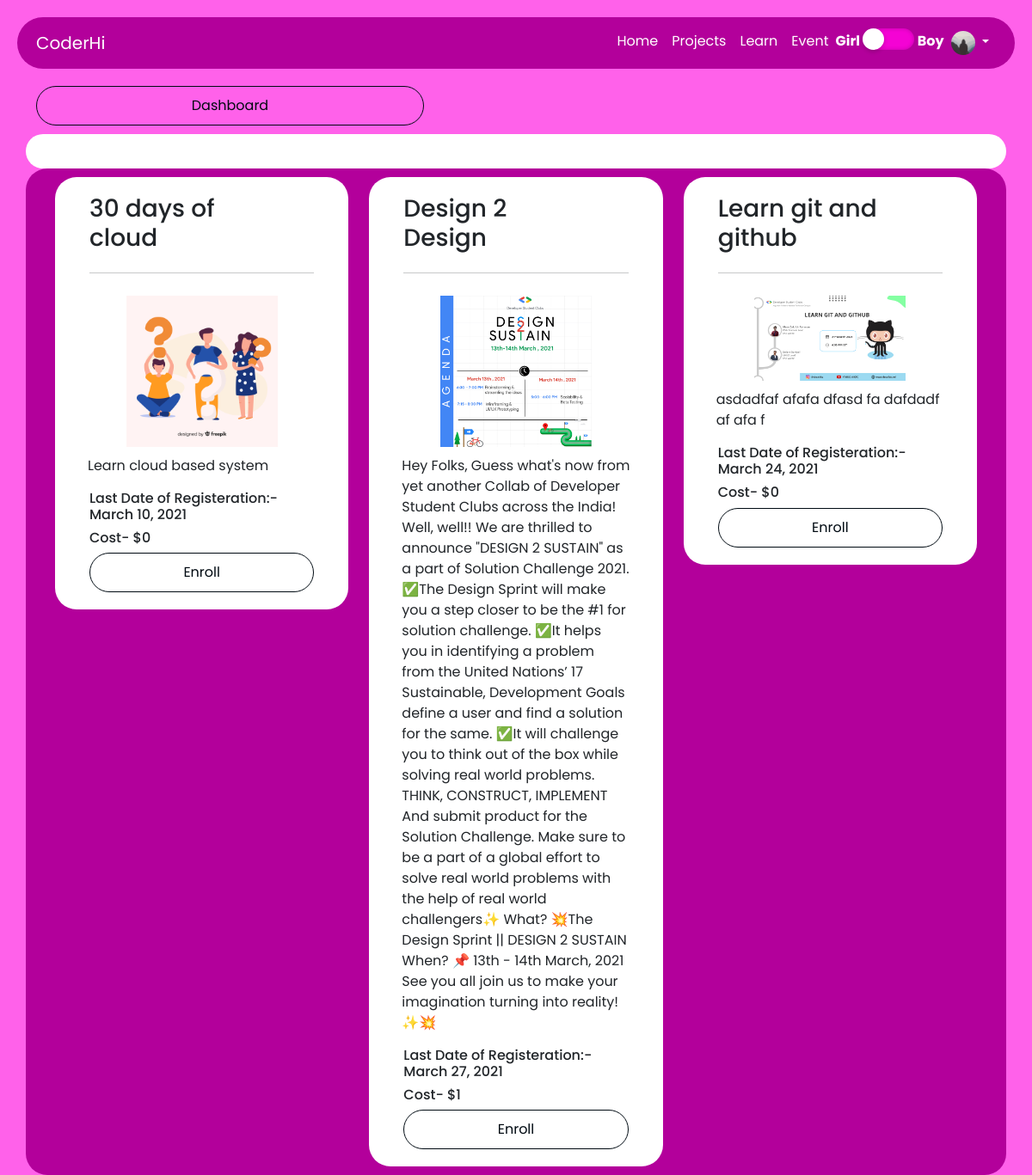
Page /event/ (signed in) on the committed database.
### users/models.py (models this page shows, shortened)
class Profile(models.Model):
    user = models.OneToOneField(User, on_delete=models.CASCADE)
    image = models.ImageField(default='default.jpg',upload_to='profile_pics')

### event/models.py (models this page shows, shortened)
class event(models.Model):
    created_by = models.ForeignKey(User,on_delete=models.CASCADE)
    title = models.CharField(max_length=100)
    description = models.TextField()
    picture = models.ImageField(upload_to='event/pic/')
    cost = models.IntegerField()
    last_day_of_registration = models.DateField(default=timezone.now)
    attend_link = models.CharField(max_length=500)
    userEnrolled = models.ManyToManyField(User,related_name="enrolled_user", blank=True, default=None)

### event/views.py (the view)
# urls.py: path('',eventListView.as_view(),name='event-list'),
class eventListView(ListView):
    model = event
    template_name = 'event-list.html'
    context_object_name = 'events'
    def get_context_data(self, **kwargs):
        context = super().get_context_data(**kwargs)
        event_enrolled = []
        a = eventMaytoMany.objects.filter(userId=self.request.user)
        b = event.objects.filter(Q(last_day_of_registration__gte=datetime.date.today()))
        for i in a:
            if i.eventId in b:
                event_enrolled.append(i)
        context['enrolled_event'] = event_enrolled
        return context

### event/templates/event-list.html (shortened to what this page needs)
{% extends 'base.html' %}
{% block content %}
<div class="row">
  <div class="col-5">
    <a class="event-button" href="{% url 'event-dashboard' %}">Dashboard</a>
  </div>
</div>
<div class="row">
  <div class="blog-sec">
  </div>
</div>
<div class="row">
    <div class="col-12 col-md-12 container-style">
      <div class="col-12">
        <div class="container">
          <div class="row align-items-start">
            {% for event in events %}
            {% if user not in event.userEnrolled.all %}
                <div class="col-12 col-md-4">
                <div class="blog-sec">
                    <div class="row">
                    <div class="col-12 ">
                        <div class="row">
                            <div class="col-10">
                                <h3>{{ event.title }}</h3>
                            </div>
                            <div class="col-2">
                            </div>
                        </div>
                    </div>
                    </div>
                    <hr>
                    <div class="row">
                    <img class="event-pic" src="{{ event.picture.url }}">
                    <p class="blog-text">
                       {{ event.description}}
                    </p>
                    <h6>Last Date of Registeration:- {{ event.last_day_of_registration }}</h6>
                    <h6>Cost- ${{ event.cost }}</h6>
                    </div>
                    <div class="event-button-sec">
                      {% if user not in event.userEnrolled.all %}
                      <a class="event-button" href="{% url 'event-enroll' event.id%}">Enroll</a>
                      {% else %}
                        enrolled
                      {% endif %}
                    </div>
                </div>
                </div>
                {% endif %}
                {% endfor %}
          </div>
        </div>
      </div>
    </div>
  </div>
{% endblock content %}

### mainpage/templates/base.html (shortened to what this page needs)
{% load static %}
<!DOCTYPE html>
<html lang="en">
<head>
<link rel="stylesheet" type="text/css" href="//cdn.jsdelivr.net/npm/slick-carousel@1.8.1/slick/slick.css"/>
<link rel="stylesheet" type="text/css" href="//cdn.jsdelivr.net/npm/slick-carousel@1.8.1/slick/slick-theme.css"/>
  <link href="https://cdn.jsdelivr.net/npm/bootstrap@5.0.0-beta2/dist/css/bootstrap.min.css" rel="stylesheet">
  <link rel="stylesheet" href="https://cdnjs.cloudflare.com/ajax/libs/font-awesome/5.10.2/css/all.min.css">
  <link rel="stylesheet" href="https://cdnjs.cloudflare.com/ajax/libs/font-awesome/5.10.2/css/font-awesome.min.css">
  <link id="theme" rel="stylesheet" href="{% static 'css/girls-theme.css' %}">
  <link rel="stylesheet" href="{% static 'css/index.css' %}">
</head>
<body>
  <nav class="navbar navbar-expand-lg navbar-light bg-light">
    <div class="container">
      <a class="navbar-brand" href="{% url 'blog-list' %}">CoderHi</a>
      <div class="collapse navbar-collapse" id="navbarSupportedContent">
        <ul class="navbar-nav ms-auto">
          <li class="nav-item">
            <a class="nav-link active" aria-current="page" href="{% url 'blog-list' %}">Home</a>
          </li>
          <li class="nav-item">
            <a class="nav-link" href="{% url 'project-list' %}">Projects</a>
          </li>
          <li class="nav-item">
            <a class="nav-link" href="{% url 'course-list' %}">Learn</a>
          </li>
          <li class="nav-item">
            <a class="nav-link" href="{% url 'event-list' %}">Event</a>
          </li>
          <li class="nav-item">
            <div class="theme-toggler">
              Girl <input type="checkbox" class="theme-change" onclick="MaintoggleTheme()"> Boy
            </div>
          </li>
          <li class="nav-item dropdown">
            <a class="nav-link dropdown-toggle" href="#" id="navbarDropdown" role="button" data-bs-toggle="dropdown" aria-expanded="false">
              <img src="{{ user.profile.image.url}}" class="rounded-circle profile-img">
            </a>
          </li>
        </ul>
      </div>
    </div>
  </nav>
    <div class="container main">
        {% block content %}
        {% endblock content %}
    </div>
</body>
</html>

### mainpage/static/css/girls-theme.css (style rules this page uses)
body { background-color: #ff61ea; }
.navbar { background-color: #b3009b !important; }
.container-style { background-color: #b3009b !important; }

### mainpage/static/css/index.css (style rules this page uses)
* { margin: 0px; padding: 0; box-sizing: border-box; scroll-behavior: smooth; }
body { height: 100%; font-family: 'Poppins', sans-serif !important; }
.navbar { border-radius: 50px !important; margin: 20px; }
.nav-link, .navbar-brand { color: #fff !important; text-decoration: none; }
.theme-toggler { top: 30px; color: #fff; font-weight: 700; font-size: 1em; z-index: 100; cursor: pointer; }
.theme-change { position: relative; top: 5px; width: 60px; height: 25px; -webkit-appearance: none; background-color: #f403d4; outline: none; border-radius: 50px; transition: 0.5s; box-shadow: inset 0 0 5px rgba(0, 0, 0, .2); }
.theme-change:before { content: ''; position: absolute; width: 25px; height: 25px; border-radius: 50%; top: 0; left: 0; background-color: #fff; transition: .5s; box-shadow: 0 2px 5px rgba(0, 0, 0, .2); }
.profile-img { height: 28px; width: 28px; }
.main { width: 100% !important; }
.container-style { border-radius: 25px !important; padding: 0 10px; padding-bottom: 10px; }
.blog-sec { margin-top: 10px; border-radius: 25px !important; background-color: #fff !important; padding: 20px 40px; }
.event-button { text-decoration: none; border-radius: 50px; border: solid 0.1px #000a12; color: #000a12; padding: 10px; width: 100%; display: block; text-align: center; }
.event-button-sec { display: block; margin-left: auto; margin-right: auto; }
.blog-text { padding: 0 10px; margin-right: 20px; }
.event-pic { width: 70%; margin: 10px auto; display: block; }

### rows in the picture
event: title "30 days of cloud", picture (picture), description "Learn cloud based system", last_day_of_registration "March 10, 2021", cost "0", shows "Enroll"
event: title "Design 2 Design", picture (picture), description "Hey Folks, Guess what's now from yet another Collab of Developer Student Clubs across the India! Well, well!! We are thrilled to announce \"DESIGN 2 SUSTAIN\" as a part of Solution Challenge 2021. ✅The Design Sprint will make you a step closer to be the #1 for solution challenge. ✅It helps you in identifying a problem from the United Nations’ 17 Sustainable, Development Goals define a user and find a solution for the same. ✅It will challenge you to think out of the box while solving real world problems. THINK, CONSTRUCT, IMPLEMENT And submit product for the Solution Challenge. Make sure to be a part of a global effort to solve real world problems with the help of real world challengers✨ What?…", last_day_of_registration "March 27, 2021", cost "1", shows "Enroll"
event: title "Learn git and github", picture (picture), description "asdadfaf afafa dfasd fa dafdadf af afa f", last_day_of_registration "March 24, 2021", cost "0", shows "Enroll"
